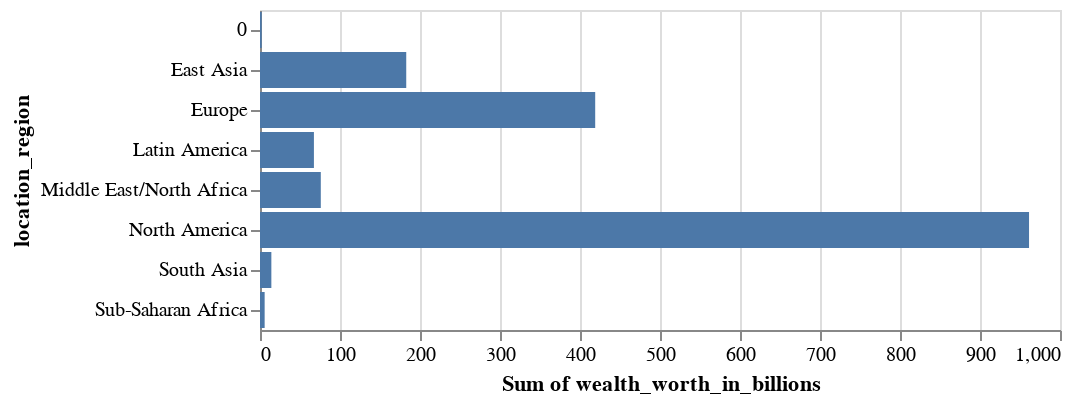

This figure's notebook cell:
### Code cell
alt.Chart(df[df['year']==2001]).mark_bar().encode(
    alt.X("sum(wealth_worth_in_billions):Q", scale=alt.Scale(zero=False)),
    alt.Y("location_region")
)

### Figure 1 — Vega-Lite specification as saved in the notebook (floating-point values rounded to 4 significant figures; data arrays with more than 128 entries replaced by an {"elided": "..."} marker saying what was removed)
{"config": {"view": {"continuousWidth": 400, "continuousHeight": 300}}, "data": {"name": "data-75065c59a9a6dc905ecbdbdc9cdccfd6"}, "mark": "bar", "encoding": {"x": {"aggregate": "sum", "field": "wealth_worth_in_billions", "scale": {"zero": false}, "type": "quantitative"}, "y": {"field": "location_region", "type": "nominal"}}, "$schema": "https://vega.github.io/schema/vega-lite/v4.17.0.json", "datasets": {"data-75065c59a9a6dc905ecbdbdc9cdccfd6": {"elided": "538 records"}}}
